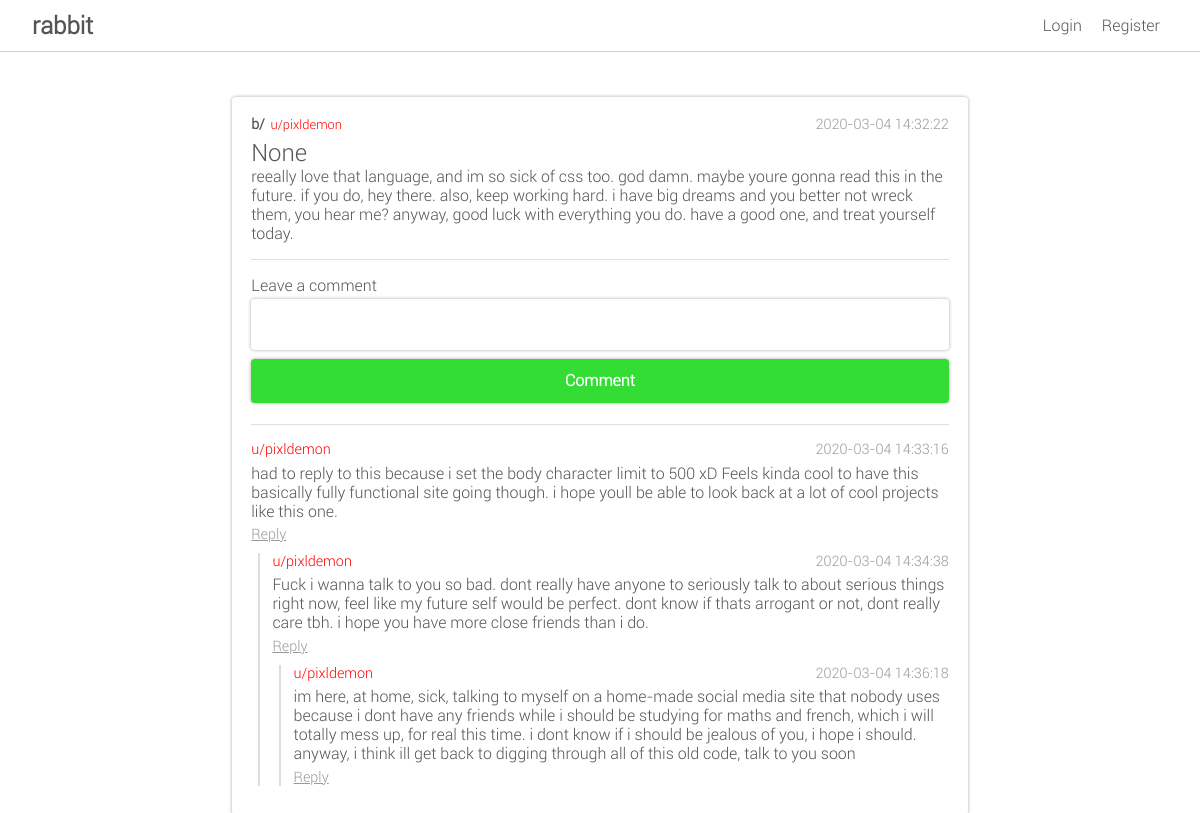
The page /post/12 on the database its author committed.
### database.py (models this page shows, shortened)
class User(db.Model):
	__tablename__ = "user"
	id = db.Column(db.Integer, primary_key=True)
	username = db.Column(db.String(80), unique=True, nullable=False)
	email = db.Column(db.String(120), unique=True, nullable=False)
	password = db.Column(db.String(100), nullable=False)
	type = db.Column(db.String(50), nullable=False, server_default="user")
	registration_date = db.Column(db.DateTime, server_default=db.func.now())

class Submission(db.Model):
	__tablename__ = "submission"
	id = db.Column(db.Integer, primary_key=True)
	author_id = db.Column(db.Integer, ForeignKey("user.id"), nullable=False)
	board_id = db.Column(db.Integer, ForeignKey("board.id"), nullable=False)
	parent_id = db.Column(db.Integer, ForeignKey("submission.id"))
	original_post_id = db.Column(db.Integer, ForeignKey("submission.id"))
	creation_date = db.Column(db.DateTime, server_default=db.func.now())
	title = db.Column(db.String(200))
	body = db.Column(db.Text)
	author = db.relationship("User", backref=db.backref("submissions", lazy=True))
	board = db.relationship("Board", backref=db.backref("submissions", lazy=True))
	children = db.relationship("Submission", backref=db.backref("parent", remote_side=[id], foreign_keys=[parent_id], lazy=True), primaryjoin="Submission.id == Submission.parent_id")
	replies = db.relationship("Submission", backref=db.backref("original_post", remote_side=[id], foreign_keys=[original_post_id], lazy=True), primaryjoin="Submission.original_post_id == Submission.id")

### routes.py (the view)
@routes.route("/post/<int:id>")
def view_post(id):
	post = getbyid(Submission, id)
	return render_template("single_post.html", post=post, comment_form=CommentForm(), comment_id=request.args.get("reply", default=post.id, type=int))

### forms.py
class CommentForm(Form):
	body = TextAreaField("Leave a comment", [validators.Length(max=5000), validators.DataRequired()])

### database.py (called while the page is built)
def getbyid(table, id):
	return table.query.get(id)

### templates/single_post.html
{% extends "main.html" %}
{% from "includes/_post_helpers.html" import render_post %}
{% from "includes/_form_helpers.html" import render_field %}
{% block body %}
{{ render_post(post, comment_form, comment_id) }}
{% endblock %}

### templates/includes/_post_helpers.html (shortened to what this page needs)
{% from "includes/_form_helpers.html" import render_field %}
{% macro render_post(post, comment_form, target_id, expand_thread=True) %}
<div class="post">
	<div class="post-titlebar">
		<div>
			<span>
				<h3><a href="/b/{{ post.board.name }}">b/{{ post.board.name }}</a></h3>
			</span>
			{{ render_user(post.author) }}
		</div>
		<span>{{ post.creation_date }}</span>
	</div>
	<div class="post-body">
		<h2><a href="/post/{{ post.id }}">{{ post.title }}</a></h2>
		<p>{{ post.body|safe }}</p>
	</div>
	{% if target_id == post.id %}
	<hr>
	<div class="comment_form">
		<form action="/reply/{{ post.id }}" method="post">
			{{ render_field(comment_form.body) }}
			<button class="btn-primary" type="submit" name="post" value="{{ post.id }}">Comment</button>
		</form>
	</div>
	{% else %}
	<div class="comment-footer">
		<a href="/reply/{{ post.id }}">Reply {% if not expand_thread %}({{ post.replies|length - 1 }}){% endif %}</a>
	</div>
	{% endif %}
	{% if post.children and expand_thread %}
	<hr>
	<div class="">
		{% for child in post.children %}
		{{ render_comment(child, target_id, comment_form) }}
		{% endfor %}
	</div>
	{% endif %}
</div>
{% endmacro %}
{% macro render_comment(comment, target_id, comment_form, expand_thread=True) %}
<div class="reply">
	<div class="comment">
		<div class="post-titlebar">
			{{ render_user(comment.author) }}
			<span>{{ comment.creation_date }}</span>
		</div>
		<div class="comment-body">
			{{ comment.body }}
		</div>
		<div class="comment-footer">
			<a href="/reply/{{ comment.id }}">Reply
				{% if not expand_thread %}({{ comment.children|length }}){% endif %}</a>
		</div>
	</div>
	{% if (comment.children or target_id == comment.id) and expand_thread %}
	<div class="thread">
		{% for child in comment.children %}
		{{ render_comment(child, target_id, comment_form) }}
		{% endfor %}
	</div>
	{% endif %}
</div>
{% endmacro %}
{% macro render_user(user) %}
<span>
	<a class="user" data-rank="{{ user.type }}" href="/u/{{ user.username }}">u/{{ user.username }}</a>
</span>
{% endmacro %}

### static/css/styles.css (style rules this page uses)
:root { --primary-color: #fff; --secondary-color: #3d3; --secondary-color-highlight: #4e4; --text-color: #555; --text-color-highlight: #999; --border-radius: 4px; --border-color: rgb(206, 206, 206); }
* { margin: 0; padding: 0; box-sizing: border-box !important; font-family: roboto; }
body { min-height: 100vh; background-color: var(--primary-color); color: var(--text-color); }
form { display: flex; flex-direction: column; }
hr { height: 1px; border: none; outline: none; margin: 1em 0; opacity: 0.3; background-color: var(--text-color-highlight); }
.textinput, .btn-primary { resize: none; padding: .8em; margin: .3em 0; border-radius: var(--border-radius); border: none; box-shadow: 0px 0px 3px 1px rgba(0,0,0,0.2); }
.btn-primary { font-weight: bold; transition: .3s; font-size: 1em; color: var(--primary-color); cursor: pointer; border: none; background-color: var(--secondary-color); }
.post, .profile, .btn-primary:hover, .textarea { box-shadow: 0px 0px 3px 1px rgba(0,0,0,0.2); }
.post, .profile { padding: 1.2em; margin: .8em 0; border-radius: var(--border-radius); }
.post h2 { font-weight: normal; }
.post-titlebar { color: var(--text-color-highlight); }
.post-titlebar, .post-titlebar > div, .comment-footer { font-size: 0.9em; display: flex; justify-content: space-between; align-items: center; }
.post-titlebar h3 { font-size: 1.1em; margin-right: .4em; color: var(--text-color); display: inline; }
.user[data-rank="admin"] { color: red; }
.comment { margin: .6em 0; }
.comment-body, .post-body { margin: .35em 0; }
.comment-footer > a { color: var(--text-color-highlight); text-decoration: underline; }
.thread { padding-left: .8em; margin-left: .4em; border-left: 2px solid #ddd; overflow: visible; }
a { display: inline-block; text-decoration: none; color: inherit; }

### rows shown on the page
User: username "pixldemon"
Submission: creation_date "2020-03-04 14:32:22", title "None", body "reeally love that language, and im so sick of css too. god damn. maybe youre gonna read this in the future. if you do, hey there. also, keep working hard. i have big dreams and you better not wreck them, you hear me? anyway, good luck with everything you do. have a good one, and treat yourself today."
Submission: creation_date "2020-03-04 14:33:16", body "had to reply to this because i set the body character limit to 500 xD Feels kinda cool to have this basically fully functional site going though. i hope youll be able to look back at a lot of cool projects like this one."
Submission: creation_date "2020-03-04 14:34:38", body "Fuck i wanna talk to you so bad. dont really have anyone to seriously talk to about serious things right now, feel like my future self would be perfect. dont know if thats arrogant or not, dont really care tbh. i hope you have more close friends than i do."
Submission: creation_date "2020-03-04 14:36:18", body "im here, at home, sick, talking to myself on a home-made social media site that nobody uses because i dont have any friends while i should be studying for maths and french, which i will totally mess up, for real this time. i dont know if i should be jealous of you, i hope i should. anyway, i think ill get back to digging through all of this old code, talk to you soon"

### other values the page prints
{{ field.label }} "Leave a comment"
